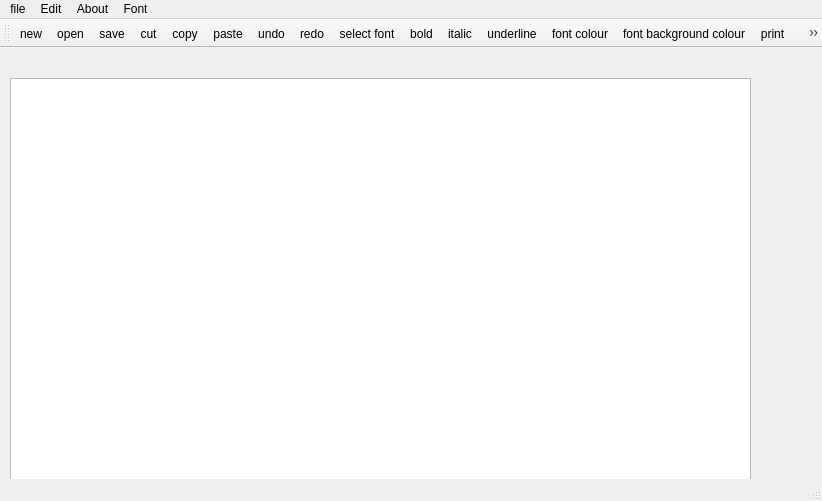
<?xml version="1.0" encoding="UTF-8"?>
<ui version="4.0">
 <class>MainWindow</class>
 <widget class="QMainWindow" name="MainWindow">
  <property name="geometry">
   <rect>
    <x>0</x>
    <y>0</y>
    <width>822</width>
    <height>501</height>
   </rect>
  </property>
  <property name="windowTitle">
   <string>MainWindow</string>
  </property>
  <widget class="QWidget" name="centralwidget">
   <widget class="QTextEdit" name="textEdit">
    <property name="geometry">
     <rect>
      <x>10</x>
      <y>30</y>
      <width>741</width>
      <height>421</height>
     </rect>
    </property>
   </widget>
  </widget>
  <widget class="QMenuBar" name="menubar">
   <property name="geometry">
    <rect>
     <x>0</x>
     <y>0</y>
     <width>822</width>
     <height>21</height>
    </rect>
   </property>
   <widget class="QMenu" name="menufile">
    <property name="title">
     <string>file</string>
    </property>
    <addaction name="actionnew"/>
    <addaction name="actionopen"/>
    <addaction name="actionsave"/>
    <addaction name="actionsave_as"/>
   </widget>
   <widget class="QMenu" name="menuEdit">
    <property name="title">
     <string>Edit</string>
    </property>
    <addaction name="actioncut"/>
    <addaction name="actioncopy"/>
    <addaction name="actionpaste"/>
    <addaction name="separator"/>
    <addaction name="actionundo"/>
    <addaction name="actionredo"/>
    <addaction name="actionquit"/>
    <addaction name="actionprint"/>
   </widget>
   <widget class="QMenu" name="menuAbout">
    <property name="title">
     <string>About</string>
    </property>
    <addaction name="actionAbout_qt"/>
   </widget>
   <widget class="QMenu" name="menuFont">
    <property name="title">
     <string>Font</string>
    </property>
    <addaction name="actionselect_font"/>
    <addaction name="actionbold"/>
    <addaction name="actionitalic"/>
    <addaction name="actionunderline"/>
    <addaction name="actionfont_colour"/>
    <addaction name="actionfont_background_colour"/>
   </widget>
   <addaction name="menufile"/>
   <addaction name="menuEdit"/>
   <addaction name="menuAbout"/>
   <addaction name="menuFont"/>
  </widget>
  <widget class="QStatusBar" name="statusbar"/>
  <widget class="QToolBar" name="toolBar">
   <property name="windowTitle">
    <string>toolBar</string>
   </property>
   <attribute name="toolBarArea">
    <enum>TopToolBarArea</enum>
   </attribute>
   <attribute name="toolBarBreak">
    <bool>false</bool>
   </attribute>
   <addaction name="actionnew"/>
   <addaction name="actionopen"/>
   <addaction name="actionsave"/>
   <addaction name="actioncut"/>
   <addaction name="actioncopy"/>
   <addaction name="actionpaste"/>
   <addaction name="actionundo"/>
   <addaction name="actionredo"/>
   <addaction name="actionselect_font"/>
   <addaction name="actionbold"/>
   <addaction name="actionitalic"/>
   <addaction name="actionunderline"/>
   <addaction name="actionfont_colour"/>
   <addaction name="actionfont_background_colour"/>
   <addaction name="actionprint"/>
   <addaction name="actionquit"/>
  </widget>
  <action name="actionnew">
   <property name="icon">
    <iconset resource="../Desktop/qt.qrc">
     <normaloff>:/images/new file.png</normaloff>:/images/new file.png</iconset>
   </property>
   <property name="text">
    <string>new</string>
   </property>
  </action>
  <action name="actionopen">
   <property name="icon">
    <iconset resource="../Desktop/qt.qrc">
     <normaloff>:/images/open.png</normaloff>:/images/open.png</iconset>
   </property>
   <property name="text">
    <string>open</string>
   </property>
  </action>
  <action name="actionsave">
   <property name="icon">
    <iconset resource="../Desktop/qt.qrc">
     <normaloff>:/images/save.png</normaloff>:/images/save.png</iconset>
   </property>
   <property name="text">
    <string>save</string>
   </property>
  </action>
  <action name="actioncut">
   <property name="icon">
    <iconset resource="../Desktop/qt.qrc">
     <normaloff>:/images/cut.png</normaloff>:/images/cut.png</iconset>
   </property>
   <property name="text">
    <string>cut</string>
   </property>
  </action>
  <action name="actioncopy">
   <property name="icon">
    <iconset resource="../Desktop/qt.qrc">
     <normaloff>:/images/copy.png</normaloff>:/images/copy.png</iconset>
   </property>
   <property name="text">
    <string>copy</string>
   </property>
  </action>
  <action name="actionpaste">
   <property name="icon">
    <iconset resource="../Desktop/qt.qrc">
     <normaloff>:/images/paste.png</normaloff>:/images/paste.png</iconset>
   </property>
   <property name="text">
    <string>paste</string>
   </property>
  </action>
  <action name="actionundo">
   <property name="icon">
    <iconset resource="../Desktop/qt.qrc">
     <normaloff>:/images/undo.png</normaloff>:/images/undo.png</iconset>
   </property>
   <property name="text">
    <string>undo</string>
   </property>
  </action>
  <action name="actionredo">
   <property name="icon">
    <iconset resource="../Desktop/qt.qrc">
     <normaloff>:/images/redo.png</normaloff>:/images/redo.png</iconset>
   </property>
   <property name="text">
    <string>redo</string>
   </property>
  </action>
  <action name="actionquit">
   <property name="icon">
    <iconset resource="../Desktop/qt.qrc">
     <normaloff>:/images/quit.jpg</normaloff>:/images/quit.jpg</iconset>
   </property>
   <property name="text">
    <string>quit</string>
   </property>
  </action>
  <action name="actionAbout_qt">
   <property name="icon">
    <iconset resource="../Desktop/qt.qrc">
     <normaloff>:/images/about.png</normaloff>:/images/about.png</iconset>
   </property>
   <property name="text">
    <string>About qt</string>
   </property>
  </action>
  <action name="actionselect_font">
   <property name="icon">
    <iconset resource="../Desktop/qt.qrc">
     <normaloff>:/images/font.png</normaloff>:/images/font.png</iconset>
   </property>
   <property name="text">
    <string>select font</string>
   </property>
  </action>
  <action name="actionbold">
   <property name="icon">
    <iconset resource="../Desktop/qt.qrc">
     <normaloff>:/images/bold.png</normaloff>:/images/bold.png</iconset>
   </property>
   <property name="text">
    <string>bold</string>
   </property>
  </action>
  <action name="actionitalic">
   <property name="icon">
    <iconset resource="../Desktop/qt.qrc">
     <normaloff>:/images/italic.png</normaloff>:/images/italic.png</iconset>
   </property>
   <property name="text">
    <string>italic</string>
   </property>
  </action>
  <action name="actionunderline">
   <property name="icon">
    <iconset resource="../Desktop/qt.qrc">
     <normaloff>:/images/underline.png</normaloff>:/images/underline.png</iconset>
   </property>
   <property name="text">
    <string>underline</string>
   </property>
  </action>
  <action name="actionfont_colour">
   <property name="icon">
    <iconset resource="../Desktop/qt.qrc">
     <normaloff>:/images/font colour.png</normaloff>:/images/font colour.png</iconset>
   </property>
   <property name="text">
    <string>font colour</string>
   </property>
  </action>
  <action name="actionfont_background_colour">
   <property name="icon">
    <iconset resource="../Desktop/qt.qrc">
     <normaloff>:/images/font background colour.png</normaloff>:/images/font background colour.png</iconset>
   </property>
   <property name="text">
    <string>font background colour</string>
   </property>
  </action>
  <action name="actionsave_as">
   <property name="icon">
    <iconset resource="../Desktop/qt.qrc">
     <normaloff>:/images/save as.png</normaloff>:/images/save as.png</iconset>
   </property>
   <property name="text">
    <string>save as</string>
   </property>
  </action>
  <action name="actionprint">
   <property name="icon">
    <iconset resource="../Desktop/qt.qrc">
     <normaloff>:/images/print.png</normaloff>:/images/print.png</iconset>
   </property>
   <property name="text">
    <string>print</string>
   </property>
  </action>
 </widget>
 <resources>
  <include location="../Desktop/qt.qrc"/>
 </resources>
 <connections/>
</ui>
